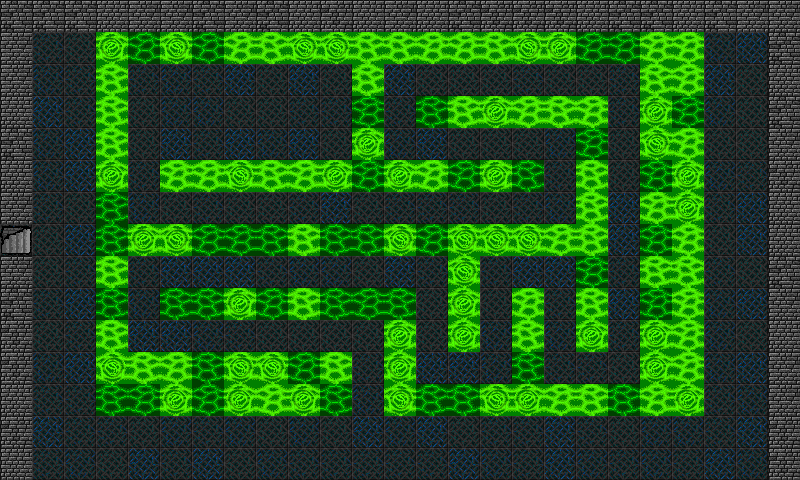

Tiled map render using the project's own tile images. Description and the whole map definition, tile-layer contents included, below:
An orthogonal 25x15 tile map with 32x32 px tiles, 3 tile layers (ground, walls, block) and 26 objects.

<map version="1.2" tiledversion="1.2.2" orientation="orthogonal" renderorder="right-down" width="25" height="15" tilewidth="32" tileheight="32" infinite="0" nextlayerid="21" nextobjectid="104">
 <tileset firstgid="1" name="DungeonCrawl_ProjectUtumnoTileset" tilewidth="32" tileheight="32" tilecount="3072" columns="64">
  <image source="DungeonCrawl_ProjectUtumnoTileset.png" width="2048" height="1536" />
 </tileset>
 <layer id="15" name="ground" width="25" height="15">
  <data encoding="csv">
894,892,893,892,895,895,895,892,895,892,893,894,894,892,894,892,893,895,892,892,894,894,892,895,893,
894,893,892,894,895,895,892,894,893,894,895,894,892,894,895,893,895,894,895,894,895,893,894,895,895,
895,894,893,895,893,894,893,895,892,895,892,894,895,892,892,892,893,892,892,893,894,892,895,892,892,
892,895,893,894,892,894,894,892,892,893,893,894,893,894,894,895,893,894,892,893,895,892,894,892,895,
892,894,895,892,892,895,893,895,894,895,892,894,894,895,892,892,892,894,895,892,895,895,892,892,892,
895,894,895,893,893,893,893,895,892,892,893,894,894,892,895,892,893,893,894,892,892,893,894,893,892,
895,893,892,894,894,892,893,892,892,893,895,892,893,893,893,892,893,894,895,895,892,893,893,895,892,
893,892,895,892,893,892,892,895,892,894,894,892,895,892,893,893,894,895,893,895,892,895,892,895,893,
892,892,893,892,893,895,895,895,893,894,894,892,895,893,894,893,895,895,894,893,895,894,893,892,893,
893,893,895,892,894,893,895,893,895,893,895,892,895,892,893,892,895,893,892,895,893,893,894,895,895,
895,892,893,894,895,895,894,893,892,892,892,892,894,892,894,894,895,894,895,893,892,895,894,892,893,
892,894,895,895,892,895,893,892,892,894,894,893,892,895,895,894,893,893,893,892,893,892,894,895,892,
894,893,893,892,893,892,892,894,894,894,894,894,895,892,895,894,894,894,894,895,892,894,893,894,893,
893,895,893,893,892,894,893,894,892,894,892,895,894,895,892,893,893,895,893,892,894,894,893,895,894,
893,893,894,892,895,893,895,892,894,893,893,893,893,893,895,894,893,895,894,893,894,893,895,894,894
</data>
 </layer>
 <layer id="14" name="walls" width="25" height="15">
  <data encoding="csv">
1050,1050,1050,1048,1051,1051,1050,1051,1050,1048,1049,1048,1051,1048,1050,1049,1049,1049,1048,1050,1050,1048,1050,1051,1051,
1051,0,0,0,0,0,0,0,0,0,0,0,0,0,0,0,0,0,0,0,0,0,0,0,1050,
1051,0,0,0,0,0,0,0,0,0,0,0,0,0,0,0,0,0,0,0,0,0,0,0,1048,
1048,0,0,0,0,0,0,0,0,0,0,0,0,0,0,0,0,0,0,0,0,0,0,0,1050,
1050,0,0,0,0,0,0,0,0,0,0,0,0,0,0,0,0,0,0,0,0,0,0,0,1051,
1048,0,0,0,0,0,0,0,0,0,0,0,0,0,0,0,0,0,0,0,0,0,0,0,1049,
1051,0,0,0,0,0,0,0,0,0,0,0,0,0,0,0,0,0,0,0,0,0,0,0,1048,
2147486521,0,0,0,0,0,0,0,0,0,0,0,0,0,0,0,0,0,0,0,0,0,0,0,1048,
1051,0,0,0,0,0,0,0,0,0,0,0,0,0,0,0,0,0,0,0,0,0,0,0,1050,
1050,0,0,0,0,0,0,0,0,0,0,0,0,0,0,0,0,0,0,0,0,0,0,0,1051,
1049,0,0,0,0,0,0,0,0,0,0,0,0,0,0,0,0,0,0,0,0,0,0,0,1048,
1049,0,0,0,0,0,0,0,0,0,0,0,0,0,0,0,0,0,0,0,0,0,0,0,1051,
1048,0,0,0,0,0,0,0,0,0,0,0,0,0,0,0,0,0,0,0,0,0,0,0,1051,
1049,0,0,0,0,0,0,0,0,0,0,0,0,0,0,0,0,0,0,0,0,0,0,0,1049,
1048,0,0,0,0,0,0,0,0,0,0,0,0,0,0,0,0,0,0,0,0,0,0,0,1049
</data>
 </layer>
 <layer id="16" name="block" width="25" height="15">
  <data encoding="csv">
0,0,0,0,0,0,0,0,0,0,0,0,0,0,0,0,0,0,0,0,0,0,0,0,0,
0,0,0,1243,1224,1242,1224,1240,1241,1242,1242,1241,1241,1240,1240,1241,1242,1243,1224,1224,1240,1240,0,0,0,
0,0,0,1241,0,0,0,0,0,0,0,1241,0,0,0,0,0,0,0,0,1241,1240,0,0,0,
0,0,0,1241,0,0,0,0,0,0,0,1224,0,1225,1241,1243,1240,1241,1240,0,1243,1224,0,0,0,
0,0,0,1241,0,0,0,0,0,0,0,1243,0,0,0,0,0,0,1224,0,1242,1240,0,0,0,
0,0,0,1243,0,1240,1240,1242,1241,1240,1243,1224,1243,1240,1224,1243,1225,0,1241,0,1224,1243,0,0,0,
0,0,0,1225,0,0,0,0,0,0,0,0,0,0,0,0,0,0,1241,0,1240,1243,0,0,0,
0,0,0,1225,1243,1242,1224,1224,1225,1241,1225,1225,1242,1224,1242,1242,1242,1240,1241,0,1224,1240,0,0,0,
0,0,0,1241,0,0,0,0,0,0,0,0,0,0,1242,0,0,0,1224,0,1241,1241,0,0,0,
0,0,0,1225,0,1225,1225,1243,1224,1241,1225,1224,1225,0,1243,0,1240,0,1241,0,1224,1240,0,0,0,
0,0,0,1241,0,0,0,0,0,0,0,0,1243,0,1243,0,1241,0,1243,0,1243,1240,0,0,0,
0,0,0,1242,1241,1240,1225,1242,1242,1224,1241,0,1243,0,0,0,1225,0,0,0,1243,1240,0,0,0,
0,0,0,1225,1224,1243,1224,1243,1240,1243,1225,0,1242,1225,1225,1242,1243,1240,1241,1225,1240,1243,0,0,0,
0,0,0,0,0,0,0,0,0,0,0,0,0,0,0,0,0,0,0,0,0,0,0,0,0,
0,0,0,0,0,0,0,0,0,0,0,0,0,0,0,0,0,0,0,0,0,0,0,0,0
</data>
 </layer>
 <objectgroup id="17" name="chest">
  <object id="82" x="288" y="96" width="32" height="32" />
 </objectgroup>
 <objectgroup id="18" name="enemy">
  <object id="83" x="64" y="32" width="32" height="32" />
  <object id="84" x="704" y="32" width="32" height="32" />
  <object id="85" x="384" y="128" width="32" height="32" />
  <object id="86" x="128" y="256" width="32" height="32" />
 </objectgroup>
 <objectgroup id="19" name="semi">
  <object id="90" x="96" y="352" width="256" height="64" />
  <object id="91" x="96" y="32" width="32" height="320" />
  <object id="92" x="128" y="32" width="576" height="32" />
  <object id="93" x="640" y="64" width="64" height="352" />
  <object id="94" x="384" y="384" width="256" height="32" />
  <object id="95" x="384" y="288" width="32" height="96" />
  <object id="96" x="160" y="288" width="224" height="32" />
  <object id="97" x="512" y="288" width="32" height="96" />
  <object id="98" x="576" y="96" width="32" height="256" />
  <object id="99" x="416" y="96" width="160" height="32" />
  <object id="100" x="128" y="224" width="448" height="32" />
  <object id="101" x="448" y="256" width="32" height="96" />
  <object id="102" x="160" y="160" width="384" height="32" />
  <object id="103" x="352" y="64" width="32" height="96" />
 </objectgroup>
 <objectgroup id="20" name="wall">
  <object id="87" x="0" y="0" width="32" height="480" />
  <object id="88" x="32" y="0" width="768" height="32" />
  <object id="89" x="768" y="32" width="32" height="448" />
 </objectgroup>
 <objectgroup id="9" name="boundary">
  <object id="32" x="-32" y="-32" width="832" height="32" />
  <object id="33" x="-32" y="0" width="32" height="512" />
  <object id="34" x="0" y="480" width="832" height="32" />
  <object id="35" x="800" y="-32" width="32" height="512" />
 </objectgroup>
</map>
